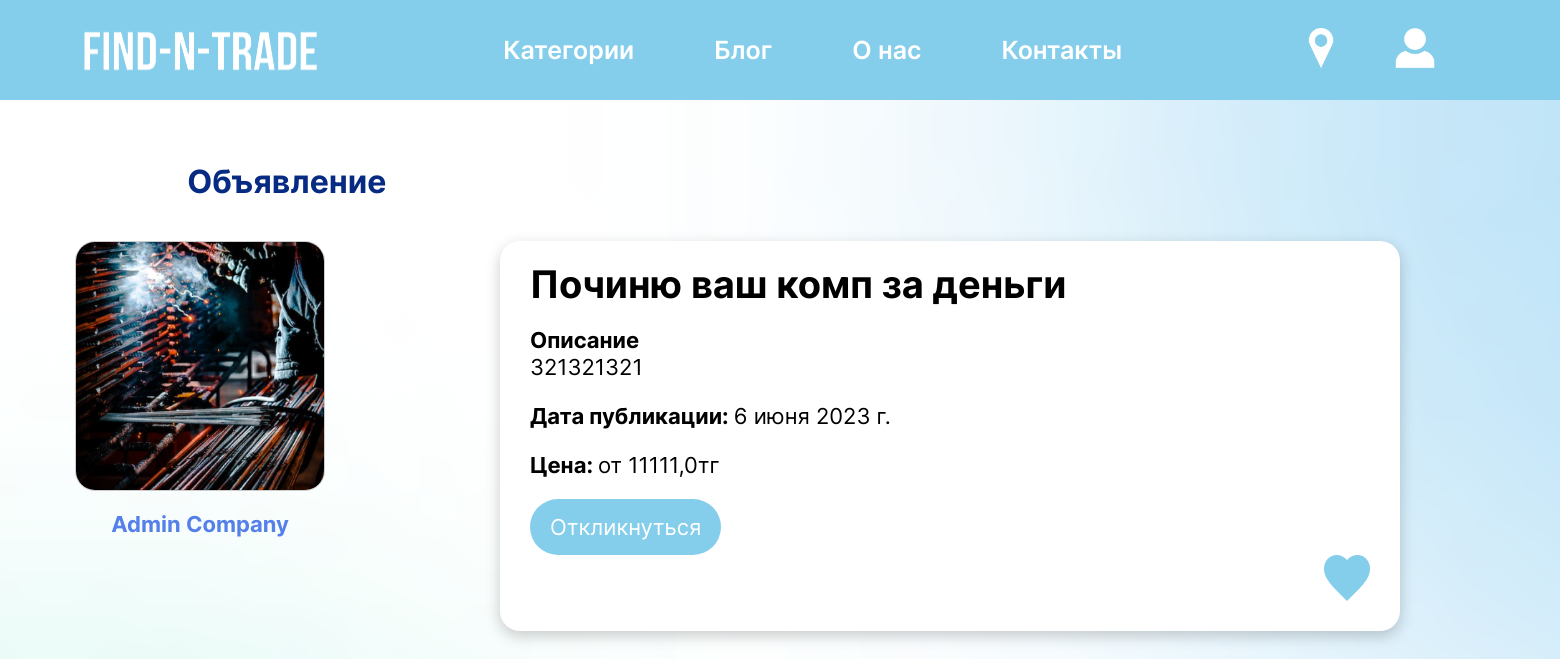
Screenshot of /ad_details/3/ (signed in) with the database file from the repository.
### main/models.py (models this page shows, shortened)
class Ad(models.Model):
    user= models.ForeignKey(CustomUser, blank=False, null=False, on_delete=models.CASCADE, related_name='creator')
    title= models.CharField(max_length=50, verbose_name="Title")
    company_name= models.CharField(max_length=50, blank=True, null=True, verbose_name="Company_name")
    description= models.TextField(verbose_name="Description")
    image_link = models.ImageField(upload_to=user_image_directory_path, blank=True, null=True,
                                   verbose_name="Ad image")
    cost= models.FloatField(verbose_name="Cost")
    responders= models.ManyToManyField(Respond, blank=True, null=True)
    create_date = models.DateField(auto_now_add=True, verbose_name="Creation date")
    edit_date = models.DateField(auto_now=True, verbose_name="Edit date")
    is_active = models.BooleanField(default=True, verbose_name="Active")
    category=models.ForeignKey(Category, blank=True, null=True, on_delete=models.CASCADE)

class CustomUser(AbstractBaseUser):
    id = models.AutoField(primary_key=True, verbose_name="ID")
    email = models.EmailField(unique=True, verbose_name="Email")
    name = models.CharField(max_length=26, verbose_name="Name")
    surname = models.CharField(max_length=26, verbose_name="Surname")
    profile = models.OneToOneField(Profile, on_delete=models.CASCADE, blank=True, null=True, verbose_name="Profile")
    reset_password_token = models.UUIDField(blank=True, null=True, default=None, verbose_name="Reset password token")
    date_joined = models.DateTimeField(auto_now_add=True)
    last_login = models.DateTimeField(auto_now=True, verbose_name="Last login")
    is_admin = models.BooleanField(default=False)
    is_active = models.BooleanField(default=True)
    is_staff = models.BooleanField(default=False)
    is_superuser = models.BooleanField(default=False)
    USERNAME_FIELD = "email"
    REQUIRED_FIELDS = ["name", "surname"]
    objects = CustomUserManager()

class Profile(models.Model):
    id = models.AutoField(primary_key=True, verbose_name="ID")
    city = models.CharField(max_length=15, blank=True, null=True, verbose_name="City")
    date_of_birth = models.DateField(max_length=15, blank=True, null=True, verbose_name='Date of birth')
    company_name=models.CharField(max_length=30, blank=True, null=True, verbose_name="Company name")
    description=models.TextField(blank=True, null=True, verbose_name="Description")
    phone_number = models.CharField(max_length=15, blank=True, null=True, verbose_name="Phone number")
    role = models.CharField(max_length=200, choices=Role.choices, verbose_name="Role")
    image_link = models.ImageField(upload_to=user_profile_directory_path, blank=True, null=True,
                                   verbose_name="Profile image")

### main/views.py (the view)
# urls.py: path('ad_details/<int:id>/', views.DetailAdView.as_view(), name='ad_details'),
class DetailAdView(DetailView):
    template_name = "main/ad_details.html"
    model = Ad
    def get_object(self, queryset=None):
        id= self.kwargs.get("id", None)
        return Ad.objects.get(id=id)
    def get_context_data(self, **kwargs):
        ctx = super(DetailAdView, self).get_context_data(**kwargs)
        current_ad = self.get_object()
        ctx['isResponded'] = current_ad.responders.filter(user=self.request.user).exists
        return ctx

### main/templates/main/ad_details.html (shortened to what this page needs)
{% extends 'main/base.html' %}
{% load static %}
{% load i18n %}
{% block content %}
<html>
<head>
   <link rel="stylesheet" href="{% static 'main/css/style_imported.css' %}">
</head>
<body background="{% static 'main/images/bg2.png' %}">
    <main>
      <h1 id="favpage">Объявление</h1>
      <div class="ad_details">
        <div class="ad_details_image">
          <div id="ad_details_image">
            {% if object.image_link.file is not None     %}
              <img src="{{object.image_link.url}}" alt="" style="object-fit:cover;
                 object-position: center;
                 width:250px;
                 height:250px;
                 border: solid 1px #CCC">
                 {% else %}
                 <img src="{% static 'main/img/no-image-removebg-preview.png'%}" alt="" style="object-fit:cover;
              object-position: center;
                 width:250px;
                 height:250px;">
              <img src="{{object.image_link.url}}" alt="" >
                 {% endif %}
          </div>
          <a href="{% url 'other_user_profile' id=object.user.id %}">{{object.user.profile.company_name}}</a>
        </div>
        <div class="ad_details_desc">
          <h1>{{object.title}}</h1>
          <br>
          <h2>Описание</h2>
          <p>{{object.description}}</p>
          <br>
          <div class="ad_details_desc_title">
            <p><b>Дата публикации: </b>{% language 'ru' %}
                                       {{ object.create_date}}
                                       {% endlanguage %}</p>
          </div><br>
          <div class="ad_details_desc_title">
            <p><b>Цена: </b>от {{object.cost}}тг</p>
          </div>
            {% if request.user.is_authenticated %}
                {% if request.user == object.user %}
                    <a href="{% url 'responds_companies' id=object.id %}"><button class="respond_class">Посмотреть отклики</button></a>
                {% else %}
                        {% if not isResponded %}
                            <form action="/add_responder/" method="POST">
                                <button class="respond_class">Откликнуться</button>
                            </form>
                        {% else %}
                            <button class="respond_class" disabled>Вы уже откликнулись!</button>
                        {% endif %}
                {% endif %}
            {% endif %}
            <div id="descandheart_heart">
                 <form action="{% url 'favs_add' %}" method="post">
                <button><img src="{% static 'main/icons/Heart.png'%}" alt=""></button>
              </form>
              </div>
        </div>
      </div>
    </main>
</body>
</html>
{% endblock %}

### main/static/main/css/style.css (style rules this page uses)
* { box-sizing: border-box; margin: 0; padding: 0; font-family: "Inter", sans-serif; }
a { text-decoration: none; color: #fff; user-drag: none; -webkit-user-drag: none; user-select: none; -moz-user-select: none; -webkit-user-select: none; -ms-user-select: none; }
img { -webkit-user-select: none; -moz-user-select: none; -ms-user-select: none; user-select: none; user-drag: none; -webkit-user-drag: none; user-select: none; -moz-user-select: none; -webkit-user-select: none; -ms-user-select: none; }
button { border: none; outline: none; background: none; display: block; cursor: pointer; -webkit-user-select: none; -moz-user-select: none; -ms-user-select: none; user-select: none; }
:root { --bs-lightblue: #84CEEB; --bs-blue: #5AB9EA; --bs-gradient_one: linear-gradient(60deg, rgba(104, 201, 201, 0.8724440459777661) 15%, rgba(90, 185, 234, 0.4186625333727241) 49%, rgba(86, 128, 233, 0.7015756986388305) 84%); --bs--gradient_two: linear-gradient(45deg, rgba(255, 255, 255, 0.8724440459777661) 15%, rgba(86, 128, 233, 0.7015756986388305) 84%); --bs--gradient_three: linear-gradient(45deg, rgba(255, 255, 255, 0.8724440459777661) 15%, rgba(109, 177, 232, 0.702) 90%); --bs--gradient_four: linear-gradient(45deg, #68C9C9, #5680E9); --bs--lapisblue: #5680E9; --bs-darkblue: #152243; --bs-sea: #072A82; --bs-lavender: #83A4EF; --bs-green: #81D6CD; --bs-grayblue: #2E5E71; --bs-lime: #00FF85; --bs-red: #FF3E3E; --bs-yellow: #FFD84F; }
:root { --bs-lightblue: #84CEEB; --bs-blue: #5AB9EA; --bs-gradient_one: linear-gradient(60deg, rgba(104, 201, 201, 0.8724440459777661) 15%, rgba(90, 185, 234, 0.4186625333727241) 49%, rgba(86, 128, 233, 0.7015756986388305) 84%); --bs--gradient_two: linear-gradient(45deg, rgba(255, 255, 255, 0.8724440459777661) 15%, rgba(86, 128, 233, 0.7015756986388305) 84%); --bs--lapisblue: #5680E9; --bs-darkblue: #152243; --bs-lavender: #83A4EF; --bs-green: #81D6CD; }

### main/static/main/css/style_imported.css (style rules this page uses)
:root { --bs-lightblue: #84CEEB; --bs-blue: #5AB9EA; --bs-gradient_one: linear-gradient(60deg, rgba(104, 201, 201, 0.8724440459777661) 15%, rgba(90, 185, 234, 0.4186625333727241) 49%, rgba(86, 128, 233, 0.7015756986388305) 84%); --bs--gradient_two: linear-gradient(45deg, rgba(255, 255, 255, 0.8724440459777661) 15%, rgba(86, 128, 233, 0.7015756986388305) 84%); --bs--gradient_three: linear-gradient(45deg, rgba(255, 255, 255, 0.8724440459777661) 15%, rgba(109, 177, 232, 0.702) 90%); --bs--gradient_four: linear-gradient(45deg, #68C9C9, #5680E9); --bs--gradient_five: linear-gradient(90deg, rgba(132,206,235,0.5024860285911239) 27%, rgba(104,201,201,0.5) 47%, rgba(90,185,234,0.5) 63%, rgba(86,128,233,0.5) 78%); --bs--lapisblue: #5680E9; --bs-darkblue: #152243; --bs-sea: #072A82; --bs-lavender: #83A4EF; --bs-green: #81D6CD; --bs-grayblue: #2E5E71; --bs-lime: #00FF85; --bs-red: #FF3E3E; --bs-yellow: #FFD84F; }
.ad_details { width: 1600px; margin: auto; margin-top: 40px; }
.ad_details_image { margin: auto; float: left; width: 400px; text-align: center; }
#ad_details_image { width: 400px; margin: auto; }
.ad_details_image img { width: 400px; height: 400px; object-fit: cover; border-radius: 20px; margin-bottom: 20px; }
.ad_details_image a { font-size: 22px; margin-top: 20px; font-weight: bold; text-decoration: none; color: #5680E9; transition: .1s; background-color: transparent; }
.ad_details_desc p { font-size: 22px; }
.ad_details_desc { float: right; width: 900px; background-color: #fff; box-shadow: 0px 5px 15px rgb(0 0 0 / 0.2); border-radius: 20px; margin-right: 200px; padding-left: 30px; padding-right: 30px; padding-bottom: 30px; }
.ad_details_desc h1 { margin-top: 20px; font-size: 38px; }
.ad_details_desc h2 { font-size: 22px; }
.ad_details_desc_title { width: 900px; display: inline; }
.ad_details_desc .respond_class { padding: 15px 20px; background-color: #84CEEB; border: 0; border-radius: 30px; font-size: 22px; cursor: pointer; color: #fff; margin-top: 20px; transition: .2s; }
.other_users_profile_right_1 h2,p { font-size: 22px; line-height: 1.3; }
#favpage { margin-top: 4%; margin-left: 12%; font-weight: bold; color: #072A82; }
#descandheart_heart { max-width: 20%; float: right; }

### rows the page displays
Ad: image_link (picture), user.profile.company_name "Admin Company", title "Починю ваш комп за деньги", description "321321321", create_date "6 июня 2023 г.", cost "11111,0"
